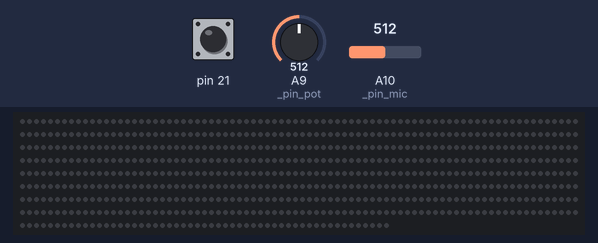
This sketch was run on a simulated Arduino Mega 2560, built with avr-gcc and run on an emulated ATmega2560. On the bench: 693 RGB LEDs in strip order, left to right, continuing on the next row. Inputs (shaded band) come from the test bench; at power-on: pin 21 HIGH, A9 (_pin_pot) = 512, A10 (_pin_mic) = 512. Dim RGB values are drawn brighter than linear.

Above: at 1.2 s.
1.3 s: pin 21 driven LOW
At 1.66 s:
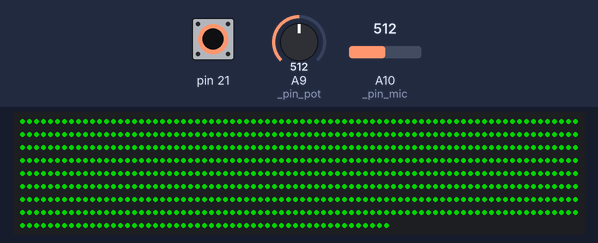
At 3.01 s:
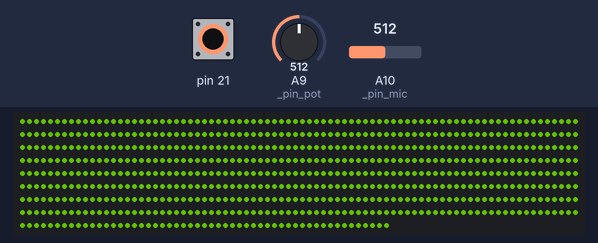
3.2 s: pin 21 pulsed HIGH 5 times (0.12 s each, 0.3 s apart)
At 4.09 s:
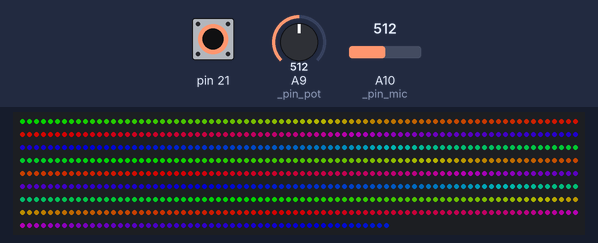
Timing chart, 0 to 6.2 s (numbered marks = the images above; inputs shaded):
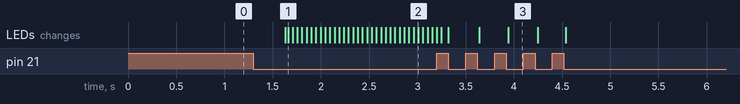

The sketch:

ceiling.ino
```cpp
#include <Adafruit_NeoPixel.h>


/*
  TODO (this includes nonsettings)
  Hardware and connection dependent settings
 */

int lightMode = -1; // one less than we want bc interrupt runs at beginning apparently

#include "strip_functions.h"
uint16_t _num_led = 693; // Number of pixels in strand
uint8_t _pin_led = 6; // NeoPixel LED strand is connected to this pin
uint8_t _pin_pot = 9; // using 1K potentiometer
extern boolean checkButton();

#include "sound_reactive.h"
uint8_t _pin_mic = A10; // Microphone is attached to this analog pin
extern int vol;


/* Initialize variables */

Adafruit_NeoPixel
  strip = Adafruit_NeoPixel(_num_led, _pin_led, NEO_GRB + NEO_KHZ800);

boolean pushed = false;
/**
 * Instead doing work directly within interrupt, we'll just toggle a
 * variable that we'll check for later. This prevents any weirdness due to
 * variable volatility.
 */
void buttonInterrupt() {
  pushed = true;
}

//int lightMode = 0; // how many times the button has been pressed

void setup() {

  /* Interrupt setup */

    /*
      "FLORA supports external interrupts on D0 (INT2), D1(INT3), D2(INT1), and
      D3(INT0). You would attach your button between, say, D0 and GND."
      FLORA's D0 is labeled "RX" (https://learn.adafruit.com/assets/2845)
      and corresponds to Arduino interrupt 2.
      * https://www.arduino.cc/en/Reference/PinMode
      * https://www.arduino.cc/en/Reference/attachInterrupt
      * https://forums.adafruit.com/viewtopic.php?f=25&t=57650:
     */
    pinMode(0, INPUT_PULLUP); // configure pin to behave as input
    // when button is pushed, run buttonPushed()
    attachInterrupt(2, buttonInterrupt, FALLING); // listen for high to low

    // from Amplitie code, not sure if needed or what it does
    //pinMode(_pin_led, OUTPUT);

  /* sound_reactive */

    memset((void*) vol, 0, sizeof(vol));

    /*
      This is only needed on 5V Arduinos (Uno, Leonardo, etc.). Connect 3.3V to
      mic AND TO AREF ON ARDUINO and enable this line.  Audio samples are
      'cleaner' at 3.3V. COMMENT OUT THIS LINE FOR 3.3V ARDUINOS (FLORA, ETC.):
     */
    // analogReference(EXTERNAL);

  strip.begin();
  strip.show(); // Initialize all pixels to 'off'
}

void loop() {

  checkButton();

  switch (lightMode) {
    default:
      // we exceeded defined modes, reset and fall through
      lightMode = 0;
    case 0:
      colorWipe(strip.Color(0, 0, 0), 0);
      delay(20);
      break;
    case 1: rainbowSingle(3); break;
    case 2: rainbowCycle(1); break;
    case 3: rainbow(1); break;
    case 4:
      pulse(strip.Color(127, 0, 255), 0);
      break;
    case 5: volMeter(120,220); break;
    case 6: volMeter(220,250); break;
    case 7: volMeter( 20, 60); break;
    case 8: volMeter(  1,255); break;
  }

}
```

sound_reactive.cpp
```cpp
#include "sound_reactive.h"

#define SAMPLES 6  // Length of buffer for dynamic level adjustment

byte
  peak      = 0,      // Used for falling dot
  dotCount  = 0,      // Frame counter for delaying dot-falling speed
  volCount  = 0;      // Frame counter for storing past volume data
int
  vol[SAMPLES],       // Collection of prior volume samples
  lvl       = 10,      // Current "dampened" audio level
  minLvlAvg = 0,      // For dynamic adjustment of graph low & high
  maxLvlAvg = 512;

uint8_t  _num_groups  = 33;  // Number of pixels in strand
uint16_t _led_per_grp = ( _num_led / _num_groups );  // Number of pixels in strand
uint8_t  _dc_offset   = 0;  // DC offset in mic signal - if unusure, leave 0
uint8_t  _noise       = 10;  // Noise/hum/interference in mic signal
uint8_t  _top_offset  = (_led_per_grp + 2); // Allow dot to go slightly off scale
uint8_t  _fall_rate   = 10;  // Rate of peak falling dot

void setPixelColor(uint16_t n, uint8_t r, uint8_t g, uint8_t b){
  for(uint8_t i = 0; i < _num_groups; i++) {
    if( i % 2 == 0 ) {
      strip.setPixelColor( (n + i * _led_per_grp ),r,g,b);
    } else {
      strip.setPixelColor( (n + i * _led_per_grp ),r,g,b);
    }
  }
}

void setPixelColor(uint16_t n, uint32_t c){
  for(uint8_t i = 0; i < _num_groups; i++) {
    if( i % 2 == 0 ) {
      strip.setPixelColor( (n + i * _led_per_grp ),c);
    } else {
      strip.setPixelColor( (n + i * _led_per_grp ),c);
    }
  }
}

void volMeter(uint8_t startColor, uint8_t endColor){
  if( checkButton() ){ return; };
  uint8_t  i;
  uint16_t minLvl, maxLvl;
  int      n, height;

  n   = analogRead(_pin_mic);                        // Raw reading from mic
  n   = abs(n - 512 - _dc_offset); // Center on zero
  n   = (n <= _noise) ? 0 : (n - _noise);             // Remove noise/hum
  lvl = ((lvl * 7) + n) >> 3;    // "Dampened" reading (else looks twitchy)

  // Calculate bar height based on dynamic min/max levels (fixed point):
  height = _top_offset * (lvl - minLvlAvg) / (long)(maxLvlAvg - minLvlAvg);

  if(height < 0L)       height = 0;      // Clip output
  else if(height > _top_offset) height = _top_offset;
  if(height > peak)     peak   = height; // Keep 'peak' dot at top

  // Color pixels based on rainbow gradient
  for(i=0; i<_led_per_grp; i++) {
    if(i >= height)               setPixelColor(i,   0,   0, 0);
    else setPixelColor(i,Wheel(map(i,0,_led_per_grp-1,startColor,endColor)));

  }

  // Draw peak dot
  if(peak > 0 && peak <= _led_per_grp-1) setPixelColor(peak,Wheel(map(peak,0,_led_per_grp-1,startColor,endColor)));

   strip.show(); // Update strip

  // Every few frames, make the peak pixel drop by 1:
    if(++dotCount >= _fall_rate) { //fall rate

      if(peak > 0) peak--;
      dotCount = 0;
    }

  vol[volCount] = n;                      // Save sample for dynamic leveling
  if(++volCount >= SAMPLES) volCount = 0; // Advance/rollover sample counter

  // Get volume range of prior frames
  minLvl = maxLvl = vol[0];
  for(i=1; i<SAMPLES; i++) {
    if(vol[i] < minLvl)      minLvl = vol[i];
    else if(vol[i] > maxLvl) maxLvl = vol[i];
  }
  // minLvl and maxLvl indicate the volume range over prior frames, used
  // for vertically scaling the output graph (so it looks interesting
  // regardless of volume level).  If they're too close together though
  // (e.g. at very low volume levels) the graph becomes super coarse
  // and 'jumpy'...so keep some minimum distance between them (this
  // also lets the graph go to zero when no sound is playing):
  if((maxLvl - minLvl) < _top_offset) maxLvl = minLvl + _top_offset;
  minLvlAvg = (minLvlAvg * 63 + minLvl) >> 6; // Dampen min/max levels
  maxLvlAvg = (maxLvlAvg * 63 + maxLvl) >> 6; // (fake rolling average)
}
```

sound_reactive.h
```cpp
// (licence header left out)
#include <Adafruit_NeoPixel.h>

extern Adafruit_NeoPixel strip;
extern boolean checkButton();

extern uint16_t _num_led;
extern uint8_t  _pin_led;
extern uint8_t  _pin_mic;

extern uint32_t Wheel(byte WheelPos);


void volMeter(uint8_t startColor, uint8_t endColor);
void setPixelColor(uint16_t n, uint8_t r, uint8_t g, uint8_t b);
void setPixelColor(uint16_t n, uint32_t c);
```

strip_functions.cpp
```cpp
#include "strip_functions.h"

/**
 * See if button was pushed. If so, delay and then set "pushed" back to false.
 * If we don't delay first, the interrupt might set "pushed" back to true,
 * causing the condition to fire too many times on "one" button push.
 */
boolean checkButton() {
  if( pushed ){
    setBrightness();
    delay(250);
    pushed = false;
    lightMode++;
    return true;
  }
  return false;
}

/*
  Set strip brightness based on potentiometer value
 */
void setBrightness() {
  // convert analogRead's range of 0 to 1023 to brightness range 0 to 255
  uint8_t brightness = map(analogRead(_pin_pot), 0, 1023, 0, 255);
  strip.setBrightness(brightness);
}

/*
  Input a value 0 to 255 to get a color value.
  The colors are a transition r - g - b - back to r.
 */
uint32_t Wheel(byte WheelPos) {
  if(WheelPos < 85) {
   return strip.Color(WheelPos * 3, 255 - WheelPos * 3, 0);
  } else if(WheelPos < 170) {
   WheelPos -= 85;
   return strip.Color(255 - WheelPos * 3, 0, WheelPos * 3);
  } else {
   WheelPos -= 170;
   return strip.Color(0, WheelPos * 3, 255 - WheelPos * 3);
  }
}

/*
  Fade from off to given color and back.
 */
void pulse(uint32_t c, int w) {
  for(uint16_t j=8; j<255; j++) {
    if( checkButton() ){ return; };
    strip.setBrightness(j-1);
    for(uint16_t i=0; i<strip.numPixels(); i++) {
      strip.setPixelColor(i, c);
    }
    strip.show();
    delay(w);
  }
  delay(w*10+50);
  for(uint16_t j=255; j>8; j--) {
    if( checkButton() ){ return; };
    strip.setBrightness(j-1);
    for(uint16_t i=0; i<strip.numPixels(); i++) {
      strip.setPixelColor(i, c);
    }
    strip.show();
    delay(w);
  }
  delay(w*10+50);
}

/*
  Rainbow Cycle Program - Equally distributed
 */
void rainbowCycle(uint8_t wait) {
  uint16_t i, j;
  for(j=0; j<256; j++) { // cycle all wheel colors
    if( checkButton() ){ return; };
    for(i=0; i< strip.numPixels(); i++) {
      strip.setPixelColor(
        i,
        Wheel(
          // i*256/numPixels() is like mapping i in 0...numPixels() to 0..256
          //
          // + j & 255 ensures we change color each time we visit given pixel
          // while not running over 255
          //
          // casting to uint32_t lets us handle strips longer than 256 pixels
          // since that would result in number larger than 32K, causing wraparound
          // to negative number
          ( (uint8_t) ( (uint32_t) i * 256 / strip.numPixels()) + j) & 255
        )
      );
    }
    strip.show();
    delay(wait);
  }
}

// Fill the dots one after the other with a color
void colorWipe(uint32_t c, uint8_t wait) {
  for(uint16_t i=0; i<strip.numPixels(); i++) {
    strip.setPixelColor(i, c);
    if ( wait ) {
      strip.show();
      delay(wait);
    }
  }
  if ( wait == 0 ) {
    strip.show();
  }
}

//Rainbow Program
void rainbowSingle(int wait) {
  uint16_t i, j;
  for(j=0; j<256; j++) {
    // kind of a hack to allow negative wait value to speed rainbow by
    // skipping colors, otherwise 0 would be fast as chip could process
    if(wait < 0 &&  j % ( -1 * wait ) != 0){
      continue;
    }
    if( checkButton() ){ return; };
    for(i=0; i<strip.numPixels(); i++) {
      strip.setPixelColor(i, Wheel(j));
    }
    strip.show();
    if(wait > 0){
      delay(wait);
    }
  }
}

//Rainbow Program
void rainbow(uint8_t wait) {
  uint16_t i, j;
  for(j=0; j<256; j++) {
    if( checkButton() ){ return; };
    for(i=0; i<strip.numPixels(); i++) {
      strip.setPixelColor(i, Wheel((i+j) & 255));
    }
    strip.show();
    delay(wait);
  }
}
```

strip_functions.h
```cpp
#include <Adafruit_NeoPixel.h>

extern Adafruit_NeoPixel strip;
extern boolean pushed;
extern uint8_t _pin_pot;
extern int lightMode;

void buttonPushed();
void setBrightness();

void colorWipe(uint32_t c, uint8_t wait);
void pulse(uint32_t c, int w);
void rainbow(uint8_t wait);
void rainbowCycle(uint8_t wait);
void rainbowSingle(int wait);

uint32_t Wheel(byte WheelPos);
```

Measured:
- after the input at 1.3 s, the LEDs: first change after 0.33 s (image 1 shows a later state)
